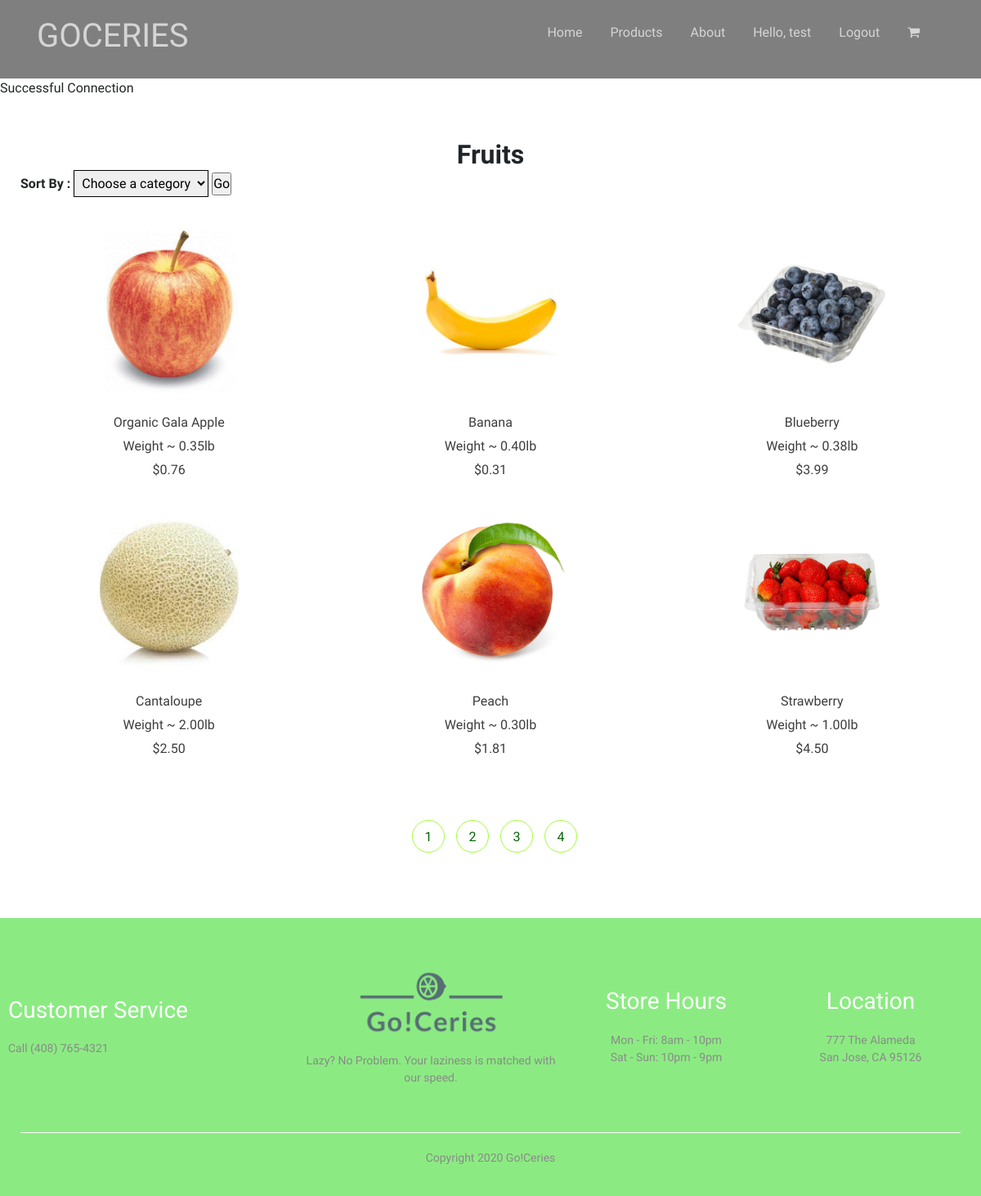
Screenshot of /category-Fruits.php (signed in) with the database file from the repository.
### tables this page shows
CREATE TABLE `products` (
  `product_ID` int(3) NOT NULL,
  `product_name` varchar(255) NOT NULL,
  `product_category` varchar(45) NOT NULL,
  `product_price` decimal(10,2) NOT NULL,
  `product_weight` decimal(10,2) NOT NULL,
  `product_stock` int(5) NOT NULL,
  `product_description` varchar(2555) NOT NULL,
  `product_imagename` varchar(255) NOT NULL
);

### functions.php (called while the page is built, shortened)
<?php
include('database/DBController.php');
include('database/Product.php');
$db = new DBController();
$product = new Product($db);
$productsArray = $product->getAllProducts();
$fruitsArray = $product->getProductsByCategory('fruits');
?>

### database/Product.php (called while the page is built, shortened)
<?php
class Product{
    public $db = null;
    public function __construct(DBController $db){
        $this->db = $db;
    }
    public function getAllProducts($table = 'products'){
        $result = $this->db->con->query("SELECT product_id, product_name, product_price,
        product_weight, product_imagename, product_category, product_description FROM {$table}");
        $productsArray = array();
        while($row = $result->fetch_array()){
            $productsArray[] = $row;
        }
        shuffle($productsArray);
        return $productsArray;
    }
    public function getProductsByCategory($category){
        $result = $this->db->con->query("SELECT product_id, product_name, product_price,
        product_weight, product_imagename, product_category, product_description FROM products
        WHERE product_category = '{$category}'");
        $categoricalProductsArray = array();
        while($row = $result->fetch_array()){
            $categoricalProductsArray[] = $row;
        }
        return $categoricalProductsArray;
    }
}
?>

### category-Fruits.php (the view, shortened to what this page needs)
<!DOCTYPE html>
<?php
if (isset($_SESSION['user_id']) && isset($_SESSION['user_loginname'])) {
 ?>
<html lang="en">
<head>
    <link rel="stylesheet" href="https://stackpath.bootstrapcdn.com/bootstrap/4.1.3/css/bootstrap.min.css">
    <link rel="stylesheet" href="css/style.css">
</head>
<body>
    <?php
        include('phpTemplates/header.php');
    ?>
      <?php
        include('functions.php');
    ?>
    <div class="categories all-products">
        <div class="small-container">
            <h2><b>Fruits</b></h2>
        <form>
          <label for ="sort">Sort By :</label>
          <select name="list" id="list" accesskey="target">
            <option value='none' selected>Choose a category</option>
          </select>
          <input type=button value="Go" onclick="goToNewPage()" />
        </form>
            <div class = "row">
            <?php foreach ($fruitsArray as $product){ ?>
                    <div class="col-3">
                        <a href= "<?php printf('%s?product_id=%s','productDetails.php', $product['product_id'])?>"><img src="images/<?php echo $product['product_imagename']?>"></a>
                        <br>
                        <p><?php echo $product['product_name'] ?></p>
                        <p><?php echo 'Weight ~ ' . $product['product_weight'] . 'lb' ?></p>
                        <p><?php echo '$'. $product['product_price'] ?></p>
                    </div>
                <?php }?>
            </div>
            <div class = "products-button">
                <span title='Fruits'><a href="category-fruits.php">1</a></span>
                <span title='Vegetables'><a href="category-vegetables.php">2</a></span>
                <span title='Dairy & Eggs'><a href="category-dairy & eggs.php">3</a></span>
                <span title='Beverages'><a href="category-beverages.php">4</a></span>
            </div>
        </div>
    </div>
  <?php
      include('phpTemplates/footer.php');
  ?>
  <?php
  }else{
       header("Location: loginregister.php?error=You need to login before shopping");
       exit();
  }
   ?>

### css/style.css (style rules this page uses)
* { margin: 0 auto; padding: 0; box-sizing: border-box; }
body { font-family: 'Quicksand', sans-serif; font-weight: 400; }
.row { display:flex; align-items: center; flex-wrap: wrap; justify-content: space-around; }
.categories { margin: 70px 0; }
.col-3 { flex: 33%; min-width: 180px; margin-bottom: 30px; }
.small-container { max-width: 1280px; margin: auto; padding-left: 25px; padding-right: 25px; }
a { text-decoration: none; color: #006603; }
p { color: #3d3d3d; }
.categories { margin-top: 0px; }
.categories h2 { text-align: center; margin: 0; padding-top: 50px; }
.categories img { width: 200px; height: 200px; display:block; margin: auto; }
.all-products select { border: 1px solid; padding: 5px; margin-bottom: 40px; }
.all-products label { font-weight: 600; }
.all-products .col-3 { flex: 33%; max-width: 33%; }
.all-products img { display: block; margin: 0 auto; }
.all-products p { margin-bottom: 5px; text-align: center; }
.products-button { margin: 0 auto 80px; margin-top: 40px; text-align: center; }
.products-button span { display: inline-block; border: 1px solid rgb(162, 253, 57); border-radius: 50%; margin-left: 10px; width: 40px; height: 40px; text-align: center; line-height: 40px; cursor: pointer; transition: 0.5s; }
.products-button a:link { text-decoration: none; }

### rows the page displays
products: product_imagename (picture), product_name "Organic Gala Apple", product_weight "0.35", product_price "0.76"
products: product_imagename (picture), product_name "Banana", product_weight "0.40", product_price "0.31"
products: product_imagename (picture), product_name "Blueberry", product_weight "0.38", product_price "3.99"
products: product_imagename (picture), product_name "Cantaloupe", product_weight "2.00", product_price "2.50"
products: product_imagename (picture), product_name "Peach", product_weight "0.30", product_price "1.81"
products: product_imagename (picture), product_name "Strawberry", product_weight "1.00", product_price "4.50"

### other values shown
$_SESSION['user_name'] "test"
